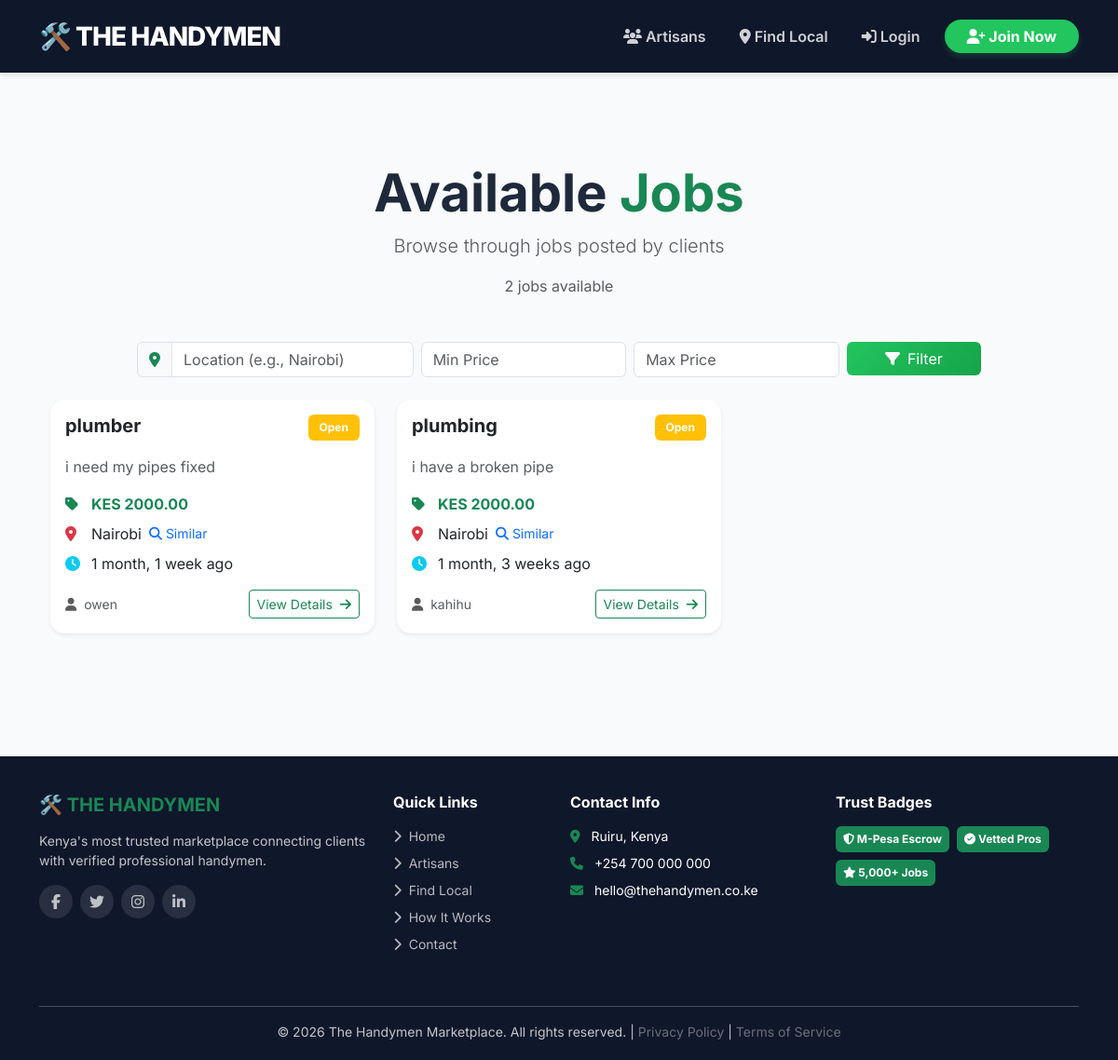
Screenshot of /jobs/ with the database file from the repository.
### accounts/models.py (models this page shows, shortened)
class Job(models.Model):
    PAYMENT_CHOICES = [
        ('unpaid', 'Unpaid'),
        ('pending', 'Pending Payment'),
        ('escrow', 'Held in Escrow'),
        ('released', 'Released'),
        ('refunded', 'Refunded')
    ]
    STATUS_CHOICES = [
        ('open', 'Open for Bids'),
        ('in_progress', 'In Progress'),
        ('completed', 'Completed'),
        ('cancelled', 'Cancelled'),
        ('disputed', 'Disputed')
    ]
    client = models.ForeignKey(User, on_delete=models.CASCADE, related_name='jobs')
    title = models.CharField(max_length=200)
    description = models.TextField()
    location = models.CharField(max_length=255)  # Job location
    price = models.DecimalField(max_digits=10, decimal_places=2)
    created_at = models.DateTimeField(auto_now_add=True)
    updated_at = models.DateTimeField(auto_now=True)
    status = models.CharField(max_length=20, choices=STATUS_CHOICES, default='open')
    is_completed = models.BooleanField(default=False)
    applicants = models.ManyToManyField(User, related_name='applied_jobs', blank=True)
    hired_worker = models.ForeignKey(User, on_delete=models.SET_NULL, null=True, blank=True, related_name='hired_jobs')
    payment_status = models.CharField(max_length=20, choices=PAYMENT_CHOICES, default='unpaid')
    mpesa_transaction_id = models.CharField(max_length=100, blank=True, null=True)
    mpesa_receipt = models.CharField(max_length=100, blank=True, null=True)
    payment_date = models.DateTimeField(blank=True, null=True)
    completion_requested = models.BooleanField(default=False)
    completion_date = models.DateTimeField(blank=True, null=True)
    client_confirmed = models.BooleanField(default=False)
    handyman_confirmed = models.BooleanField(default=False)
    class Meta:
        ordering = ['-created_at']

class User(AbstractUser):
    is_handyman = models.BooleanField(default=False)
    is_client = models.BooleanField(default=False)
    is_email_verified = models.BooleanField(default=False)

### accounts/views.py (the view)
# urls.py: path('jobs/', views.job_list, name='job_list'),
def job_list(request):
    jobs = Job.objects.filter(
        status='open',
        hired_worker__isnull=True
    ).order_by('-created_at')
    location = request.GET.get('location', '')
    min_price = request.GET.get('min_price', '')
    max_price = request.GET.get('max_price', '')
    if location:
        jobs = jobs.filter(location__icontains=location)
    if min_price:
        jobs = jobs.filter(price__gte=min_price)
    if max_price:
        jobs = jobs.filter(price__lte=max_price)
    context = {
        'jobs': jobs,
        'total_jobs': jobs.count()
    }
    return render(request, 'accounts/job_list.html', context)

### accounts/templates/accounts/job_list.html (shortened to what this page needs)
{% extends 'base.html' %}
{% block content %}
<div class="container py-5">
    <div class="text-center mb-5">
        <h1 class="display-4 fw-bold">Available <span class="text-success">Jobs</span></h1>
        <p class="lead text-muted">Browse through jobs posted by clients</p>
        <p class="text-muted">{{ total_jobs }} jobs available</p>
    </div>
    <div class="row mb-4">
        <div class="col-md-10 mx-auto">
            <form method="get" class="row g-2">
                <div class="col-md-4">
                    <div class="input-group">
                        <span class="input-group-text bg-light">
                            <i class="fas fa-map-marker-alt text-success"></i>
                        </span>
                        <input type="text"
                               name="location"
                               class="form-control"
                               placeholder="Location (e.g., Nairobi)"
                               value="{{ request.GET.location }}">
                    </div>
                </div>
                <div class="col-md-3">
                    <input type="number" name="min_price" class="form-control"
                           placeholder="Min Price" value="{{ request.GET.min_price }}">
                </div>
                <div class="col-md-3">
                    <input type="number" name="max_price" class="form-control"
                           placeholder="Max Price" value="{{ request.GET.max_price }}">
                </div>
                <div class="col-md-2">
                    <button type="submit" class="btn btn-success w-100">
                        <i class="fas fa-filter me-2"></i>Filter
                    </button>
                </div>
            </form>
        </div>
    </div>
    <div class="row g-4">
        {% for job in jobs %}
        <div class="col-md-6 col-lg-4">
            <div class="card h-100 border-0 shadow-sm hover-card">
                <div class="card-body">
                    <div class="d-flex justify-content-between align-items-start mb-3">
                        <h5 class="card-title fw-bold mb-0">{{ job.title }}</h5>
                        <span class="badge bg-warning">Open</span>
                    </div>
                    <p class="card-text text-muted mb-3">{{ job.description|truncatechars:100 }}</p>
                    <div class="mb-3">
                        <div class="d-flex align-items-center mb-2">
                            <i class="fas fa-tag text-success me-2" style="width: 20px;"></i>
                            <span class="fw-bold text-success">KES {{ job.price }}</span>
                        </div>
                        <div class="d-flex align-items-center mb-2">
                            <i class="fas fa-map-marker-alt text-danger me-2" style="width: 20px;"></i>
                            <span>{{ job.location }}</span>
                            {% if job.location %}
                                <a href="{% url 'job_list' %}?location={{ job.location|urlencode }}" class="ms-2 small text-decoration-none">
                                    <i class="fas fa-search"></i> Similar
                                </a>
                            {% endif %}
                        </div>
                        <div class="d-flex align-items-center">
                            <i class="fas fa-clock text-info me-2" style="width: 20px;"></i>
                            <span>{{ job.created_at|timesince }} ago</span>
                        </div>
                    </div>
                    <div class="d-flex justify-content-between align-items-center">
                        <small class="text-muted">
                            <i class="fas fa-user me-1"></i> {{ job.client.username }}
                        </small>
                        <a href="{% url 'job_detail' job.id %}" class="btn btn-outline-success btn-sm">
                            View Details <i class="fas fa-arrow-right ms-1"></i>
                        </a>
                    </div>
                </div>
            </div>
        </div>
        {% endfor %}
    </div>
</div>
{% endblock %}

### accounts/templates/base.html (style rules this page uses)
body { background-color: #f8fafc; font-family: 'Inter', sans-serif; color: #1e293b; }

### accounts/templates/accounts/job_list.html (style rules this page uses)
.hover-card { transition: transform 0.3s, box-shadow 0.3s; border-radius: 15px; overflow: hidden; }
.badge { padding: 8px 12px; }
.btn-success { background: linear-gradient(135deg, #22c55e 0%, #16a34a 100%); border: none; transition: all 0.3s; }

### rows the page displays
Job: title "plumber", description "i need my pipes fixed", price "2000.00", location "Nairobi", created_at "1 month, 1 week", client.username "owen"
Job: title "plumbing", description "i have a broken pipe", price "2000.00", location "Nairobi", created_at "1 month, 3 weeks", client.username "kahihu"

### other values shown
{{ total_jobs }} "2"
